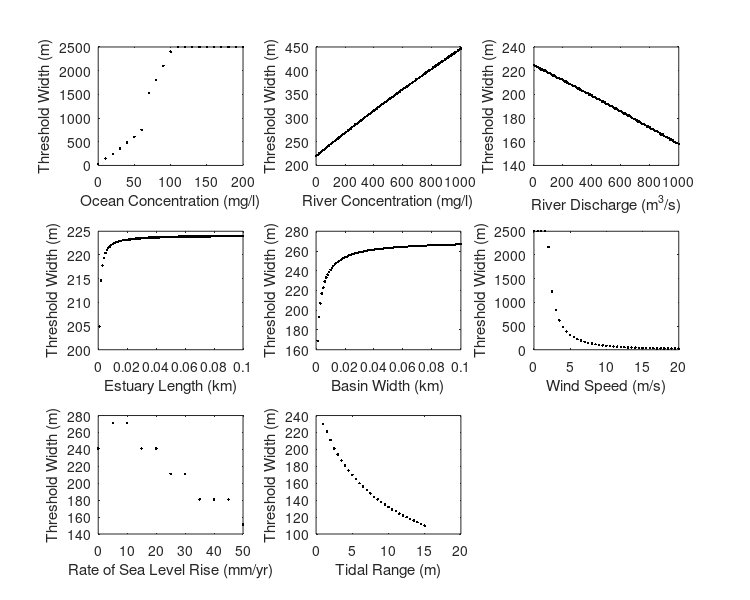

Write MATLAB code to recreate this figure. (Note: this script raises an error after producing the figure.)
function plot_fetch
% Function plot_fetch plots fetch threshold values (computed from functin fetch_threshold) vs diffrent
% parameters. 
%--------------------------------------------------------------------------------------------------

%------------------------------------------------
subplot(3,3,1)
load x_co_3; a = dat(:,1)*1000; b = dat(:,2);
scatter(a,b,'k','.')
xlabel('Ocean Concentration (mg/l)')
ylabel('Threshold Width (m)')
box on

%------------------------------------------------
subplot(3,3,2)
load x_cf; a = dat(:,1); b = dat(:,2);
scatter(a,b,'k','.')
xlabel('River Concentration (mg/l)')
ylabel('Threshold Width (m)')
box on

%------------------------------------------------
subplot(3,3,3)
load x_qf; a = dat(:,1); b = dat(:,2);
scatter(a,b,'k','.')
xlabel('River Discharge (m^3/s)')
ylabel('Threshold Width (m)')
box on

%------------------------------------------------
subplot(3,3,4)
load x_le; a = dat(:,1)/1000; b = dat(:,2);
scatter(a,b,'k','.')
xlabel('Estuary Length (km)')
ylabel('Threshold Width (m)')
box on

%------------------------------------------------
subplot(3,3,5)
load x_bfm; a = dat(:,1)/1000; b = dat(:,2);
scatter(a,b,'k','.')
xlabel('Basin Width (km)')
ylabel('Threshold Width (m)')
box on

%------------------------------------------------
subplot(3,3,6)
load x_vw; a = dat(:,1); b = dat(:,2);
scatter(a,b,'k','.')
xlabel('Wind Speed (m/s)')
ylabel('Threshold Width (m)')
box on

%------------------------------------------------
subplot(3,3,7)
load x_r_3; a = dat(:,1); b = dat(:,2);
scatter(a,b,'k','.')
xlabel('Rate of Sea Level Rise (mm/yr)')
ylabel('Threshold Width (m)')
box on
xlim([0 50])

%------------------------------------------------
subplot(3,3,8)
load x_2h; a = dat(:,1); b = dat(:,2);
scatter(a,b,'k','.')
xlabel('Tidal Range (m)')
ylabel('Threshold Width (m)')
box on

%------------------------------------------------
set(findobj('type','axes'),'fontsize',10)
h_fig=gcf;
set(h_fig,'PaperOrientation','portrait')
set(h_fig,'PaperPosition', [0 0 7.5 6]) % [... ... max_width=7.5 max_height=9]
tit='threshold';
print(tit,'-dtiff','-r400')
movefile([tit,'.tif'],'C:\Users\fy23\Fateme\Projects\Marsh Model\Results\14 - Fetch threshold')
close all